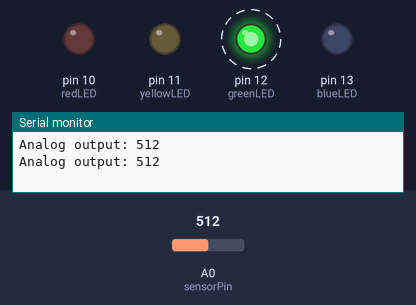
Simulated run of this sketch. Board: Arduino Uno, built with avr-gcc and run on an emulated ATmega328P. Shown: output pins drawn as LEDs (lit = HIGH), the last lines printed to the serial monitor. Dashed ring = blinking. The inputs (shaded band) are chosen by the test bench; at power-on: A0 (sensorPin) = 512. Pins used as bus, display or sensor lines are not drawn.

Above: at 1.2 s.
1.3 s: A0 (sensorPin) set to 465
4.3 s: A0 (sensorPin) set to 433
At 5.4 s:
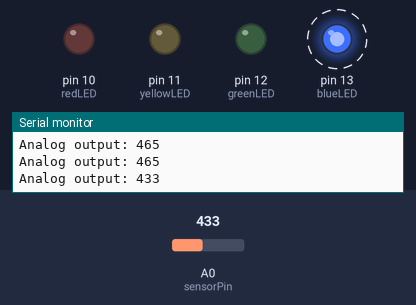
7.3 s: A0 (sensorPin) set to 610
At 9.0 s:
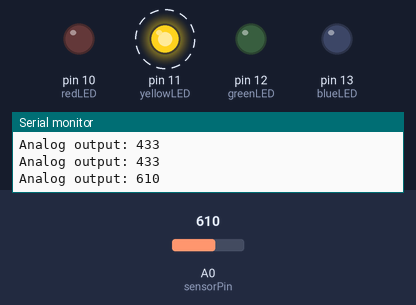
10.3 s: A0 (sensorPin) set to 734
13.3 s: A0 (sensorPin) set to 762
At 14.0 s:
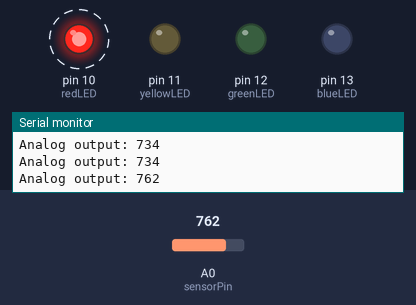
16.3 s: A0 (sensorPin) set to 740
At 17.4 s:
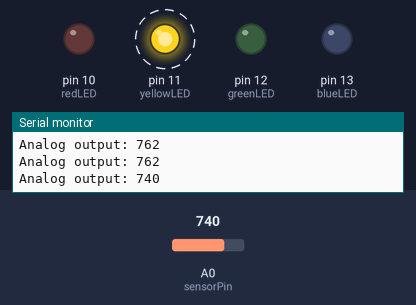
Timing chart, 0 to 20.3 s (numbered marks = the images above; inputs shaded):
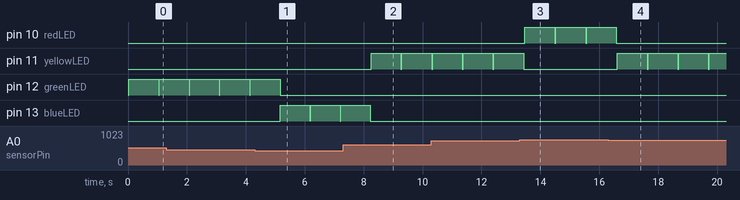

The sketch:

soil_moisture_sensor.ino
```cpp
#define sensorPower 7  // Set the pin that will give the sensor POWER
#define sensorPin A0   // Set the pin that will receive info from the sensor


int blueLED = 13;      // Set the pin that will give the BLUE LED POWER
int greenLED = 12;     // Set the pin that will give the GREEN LED POWER
int yellowLED = 11;    // Set the pin that will give the YELLOW LED POWER
int redLED = 10;       // Set the pin that will give the RED LED POWER


void setup() {

  // Setup Code: What we need to do before we start to "set up" the circuit

  pinMode(sensorPower, OUTPUT);     // Set the SENSOR POWER pin to "output"
  digitalWrite(sensorPower, LOW);   // Set the SENSOR POWER pin to "low"

  pinMode(blueLED, OUTPUT);         // Set the BLUE LED POWER pin to "output"
  pinMode(greenLED, OUTPUT);        // Set the GREEN LED POWER pin to "output"
  pinMode(yellowLED, OUTPUT);       // Set the YELLOW LED POWER pin to "output"
  pinMode(redLED, OUTPUT);          // Set the RED LED POWER pin to "output"

  Serial.begin(9600);               // Turn on the Serial Monitor, so we can observe the moisture sensor readings
}


void loop() {

  // put your main code here, to run repeatedly:

  Serial.print("Analog output: ");    // Print statement, which we can see in the Serial Monitor
	Serial.println(readSensor());       // Print statement, so we can see the moisture readings in the Serial Monitor

  digitalWrite(blueLED, LOW);         // Turn off all of the LEDs at first
  digitalWrite(greenLED, LOW);
  digitalWrite(yellowLED, LOW);
  digitalWrite(redLED, LOW);

  if (readSensor() <= 450){           // If the soil is super wet, turn on the BLUE LED
    digitalWrite(blueLED, HIGH);
  }
  else if (readSensor() <= 600){      // Else if the soil is moderately wet, turn on the GREEN LED
    digitalWrite(greenLED, HIGH);
  }
  else if (readSensor() <= 750){      // Else if the soil is moderately dry, turn on the YELLOW LED
    digitalWrite(yellowLED, HIGH);
  }
  else if (readSensor() <= 1010){     // Else if the soil is super dry, turn on the RED LED
    digitalWrite(redLED, HIGH);
  }
  else {
    digitalWrite(blueLED, HIGH);      // Flash all of the LEDs if the moisture reading failed
    digitalWrite(greenLED, HIGH);
    digitalWrite(yellowLED, HIGH);
    digitalWrite(redLED, HIGH);
  }

	delay(1000); // Delay a few seconds, so that we can get a fresh reading on the next loop
}


int readSensor() {

  // The "readSensor" function will give us the readings that we can use in the "loop" function.

	digitalWrite(sensorPower, HIGH);	// Turn the sensor ON
	delay(10);							          // Allow power to settle
	int val = analogRead(sensorPin);	// Read the analog value from sensor
	digitalWrite(sensorPower, LOW);		// Turn the sensor OFF
	return val;							          // Return analog moisture value
}
```

Measured:
- the behaviour switches between 451 and 450 on A0 (sensorPin) (found by bisection; images 0 and 1)
- the behaviour switches between 750 and 751 on A0 (sensorPin) (found by bisection; images 2 and 3)
- after the input at 4.3 s, pin 12 (greenLED): goes on until 5.2 s, then stays LOW; pin 13 (blueLED): alternates HIGH for 1.0 s and LOW for 0.01 s, starting after 0.87 s
- after the input at 7.3 s, pin 11 (yellowLED): LOW → HIGH after 0.96 s, → LOW 1.0 s later, → HIGH 0.03 s later; pin 13 (blueLED): goes on until 8.2 s, then stays LOW
- after the input at 13.3 s, pin 10 (redLED): alternates HIGH for 1.0 s and LOW for 0.04 s, starting after 0.17 s; pin 11 (yellowLED): goes on until 13.4 s, then stays LOW
- after the input at 16.3 s, pin 10 (redLED): goes on until 16.6 s, then stays LOW; pin 11 (yellowLED): alternates HIGH for 1.0 s and LOW for 0.03 s, starting after 0.31 s
- by itself, pin 12 (greenLED): alternates HIGH for 1.0 s and LOW for 0.02 s
